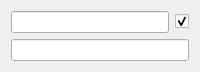
<?xml version="1.0" encoding="UTF-8"?>
<ui version="4.0">
 <class>ParticuleListe</class>
 <widget class="QWidget" name="ParticuleListe">
  <property name="geometry">
   <rect>
    <x>0</x>
    <y>0</y>
    <width>200</width>
    <height>64</height>
   </rect>
  </property>
  <property name="windowTitle">
   <string>Form</string>
  </property>
  <layout class="QGridLayout" name="gridLayout">
   <item row="0" column="0">
    <widget class="QLineEdit" name="Formule">
     <property name="text">
      <string/>
     </property>
     <property name="readOnly">
      <bool>true</bool>
     </property>
    </widget>
   </item>
   <item row="0" column="1">
    <widget class="QCheckBox" name="Visible">
     <property name="text">
      <string/>
     </property>
     <property name="checked">
      <bool>true</bool>
     </property>
    </widget>
   </item>
   <item row="1" column="0" colspan="2">
    <widget class="QLineEdit" name="Valeur">
     <property name="text">
      <string/>
     </property>
     <property name="readOnly">
      <bool>true</bool>
     </property>
    </widget>
   </item>
  </layout>
 </widget>
 <resources/>
 <connections/>
</ui>
